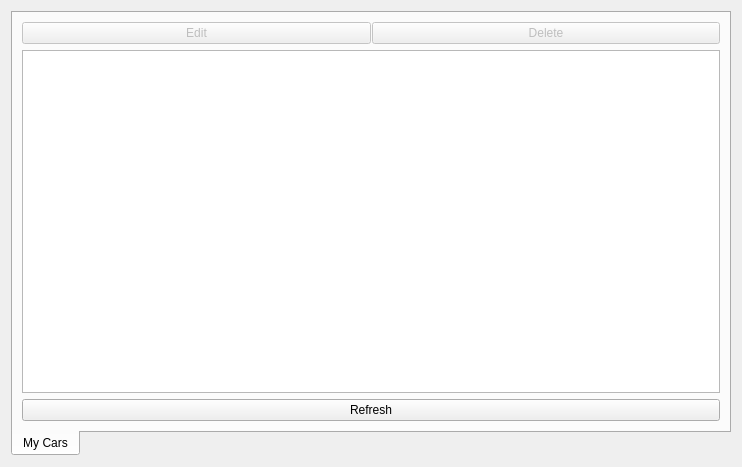
<?xml version="1.0" encoding="UTF-8"?>
<ui version="4.0">
 <class>CarManager</class>
 <widget class="QWidget" name="CarManager">
  <property name="geometry">
   <rect>
    <x>0</x>
    <y>0</y>
    <width>742</width>
    <height>467</height>
   </rect>
  </property>
  <property name="windowTitle">
   <string>Form</string>
  </property>
  <layout class="QHBoxLayout" name="horizontalLayout">
   <item>
    <widget class="QTabWidget" name="CarManagment">
     <property name="autoFillBackground">
      <bool>false</bool>
     </property>
     <property name="tabPosition">
      <enum>QTabWidget::South</enum>
     </property>
     <property name="tabShape">
      <enum>QTabWidget::Rounded</enum>
     </property>
     <property name="currentIndex">
      <number>0</number>
     </property>
     <widget class="QWidget" name="mng_cars">
      <attribute name="title">
       <string>My Cars</string>
      </attribute>
      <layout class="QVBoxLayout" name="verticalLayout_3">
       <item>
        <layout class="QVBoxLayout" name="verticalLayout_4">
         <item>
          <layout class="QHBoxLayout" name="horizontalLayout_8">
           <property name="spacing">
            <number>1</number>
           </property>
           <property name="sizeConstraint">
            <enum>QLayout::SetDefaultConstraint</enum>
           </property>
           <item>
            <widget class="QPushButton" name="edit_pushButton">
             <property name="enabled">
              <bool>false</bool>
             </property>
             <property name="text">
              <string>Edit</string>
             </property>
            </widget>
           </item>
           <item>
            <widget class="QPushButton" name="delete_pushButton">
             <property name="enabled">
              <bool>false</bool>
             </property>
             <property name="text">
              <string>Delete</string>
             </property>
            </widget>
           </item>
          </layout>
         </item>
        </layout>
       </item>
       <item>
        <widget class="QTableView" name="carsTable"/>
       </item>
       <item>
        <widget class="QPushButton" name="refresh_pushButton">
         <property name="text">
          <string>Refresh</string>
         </property>
        </widget>
       </item>
      </layout>
     </widget>
    </widget>
   </item>
  </layout>
 </widget>
 <tabstops>
  <tabstop>carsTable</tabstop>
  <tabstop>CarManagment</tabstop>
  <tabstop>edit_pushButton</tabstop>
  <tabstop>delete_pushButton</tabstop>
 </tabstops>
 <resources/>
 <connections/>
</ui>
